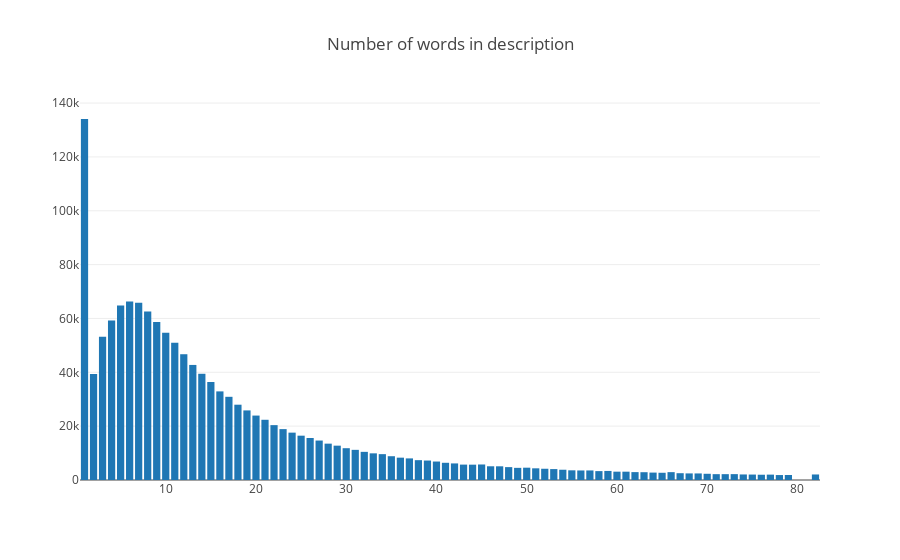

The notebook cell this image was saved under:
### Code cell
train_data["desc_numOfWords"] = train_data_description.apply(lambda x: len(x.split()))
temp = train_data["desc_numOfWords"].value_counts().head(80)
trace = go.Bar(
    x = temp.index,
    y = temp.values,
)
data = [trace]
layout = go.Layout(
    title = "Number of words in description",
)
fig = go.Figure(data=data, layout=layout)
py.iplot(fig)

del train_data["desc_numOfWords"]

### Figure 1 — Plotly figure (JSON) as saved in the notebook; plotly's stock layout.template omitted (floating-point values rounded to 4 significant figures)
{"data": [{"type": "bar", "x": [1, 6, 7, 5, 8, 4, 9, 10, 3, 11, 12, 13, 14, 2, 15, 16, 17, 18, 19, 20, 21, 22, 23, 24, 25, 26, 27, 28, 29, 30, 31, 32, 33, 34, 35, 36, 37, 38, 39, 40, 41, 42, 45, 43, 44, 46, 47, 48, 50, 49, 51, 52, 53, 54, 55, 57, 56, 59, 58, 60, 61, 62, 66, 63, 64, 65, 67, 68, 69, 70, 73, 72, 71, 74, 82, 75, 77, 76, 79, 78], "y": [134086, 66341, 65831, 64832, 62604, 59228, 58696, 54663, 53251, 50954, 46716, 42740, 39456, 39401, 36397, 32911, 30899, 27969, 25846, 23932, 22369, 20381, 18899, 17592, 16461, 15607, 14655, 13501, 12755, 11813, 11200, 10454, 9902, 9601, 8832, 8298, 8023, 7371, 7229, 6860, 6391, 6159, 5765, 5719, 5695, 5096, 5087, 4785, 4574, 4512, 4338, 4178, 4055, 3814, 3595, 3552, 3544, 3364, 3301, 3093, 3089, 2930, 2918, 2898, 2752, 2687, 2525, 2449, 2438, 2310, 2180, 2168, 2168, 2062, 2053, 2021, 2000, 1958, 1865, 1840]}], "layout": {"title": "Number of words in description"}}
